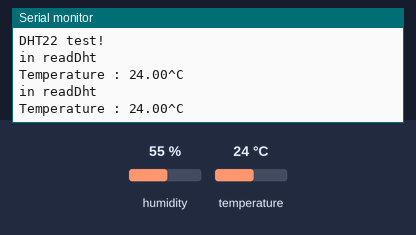
Bench run of a sketch on a simulated ESP32. Parts: the last lines printed to the serial monitor. Inputs (shaded band) come from the test bench; at power-on: temperature 24 °C, humidity 55 %.

Above: at 6.8 s.
6.9 s: temperature set to 12 °C
At 9.8 s:
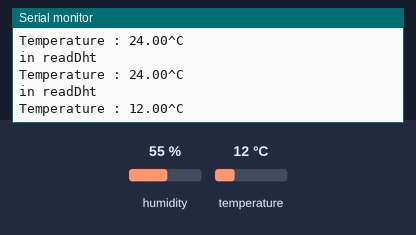
11.4 s: temperature set to 19 °C
At 13.2 s:
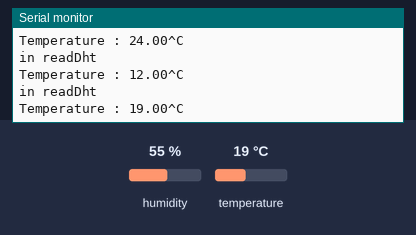
Timing chart, 0 to 14.7 s (numbered marks = the images above; inputs shaded):
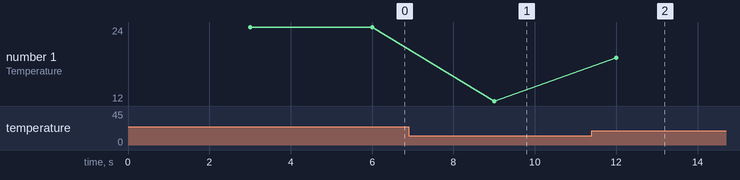

Measured:
- after the input at 6.9 s, the serial monitor: prints a new line after 2.1 s (image 1)
- after the input at 11.4 s, the serial monitor: prints a new line after 0.61 s (image 2)
- plotted number 1: 24 → 12 after the input at 6.9 s, 12 → 19 after the input at 11.4 s

The sketch:

_06_1_DHT22WithTicker.ino
```cpp
/* Ticker 라이브러리를 이용한 온습도센서(DHT22) 활용 예제
 * 작성일 : 2025.02.11
 */
#include <Ticker.h>   //Timer 활용 라이브러리, UNO의 MsTimer역할
#include <DHT.h>      //DHT 라이브러리
#define DHTPIN 2      //Data 핀 설정 --> D4(GPIO2)
#define DHTTYPE DHT22 //센서종류, DHT22

DHT dht(DHTPIN, DHTTYPE); //DHT 객체 생성
Ticker mTicker; //Ticker 객체 레퍼런스 변수 선언
float t=0.0, h=0.0; //온습도 값을 저장할 전역변수 선언

void setup() {
  //시리얼모니터 초기화
  Serial.begin(115200);
  Serial.println("DHT22 test!");

  dht.begin(); //dht 객체 동작 활성화
  //2초 간격으로 DHT 센서를 읽도록 Ticker 설정
  //attach_ms()를이용하면 시간간격을 ms 단위로 설정 가능
  mTicker.attach(3.0, readDht);
}

void loop() {

}

// Ticker 발생시 실행할 서비스 루틴
float readDht(){
  Serial.println("in readDht");
  float t = dht.readTemperature();
  float h = dht.readHumidity();
  if (isnan(t) || isnan(h)) {
    Serial.println("Failed to read from DHT");
  }
  else {
    Serial.print("Temperature : ");
    Serial.print(t);
    Serial.print("^C");
    //Serial.print("\t"); //Tab
    //Serial.print("Humidity : ");
    //Serial.print(h);
    //Serial.println("%");
    Serial.println();
  }

  return t;
}
```
